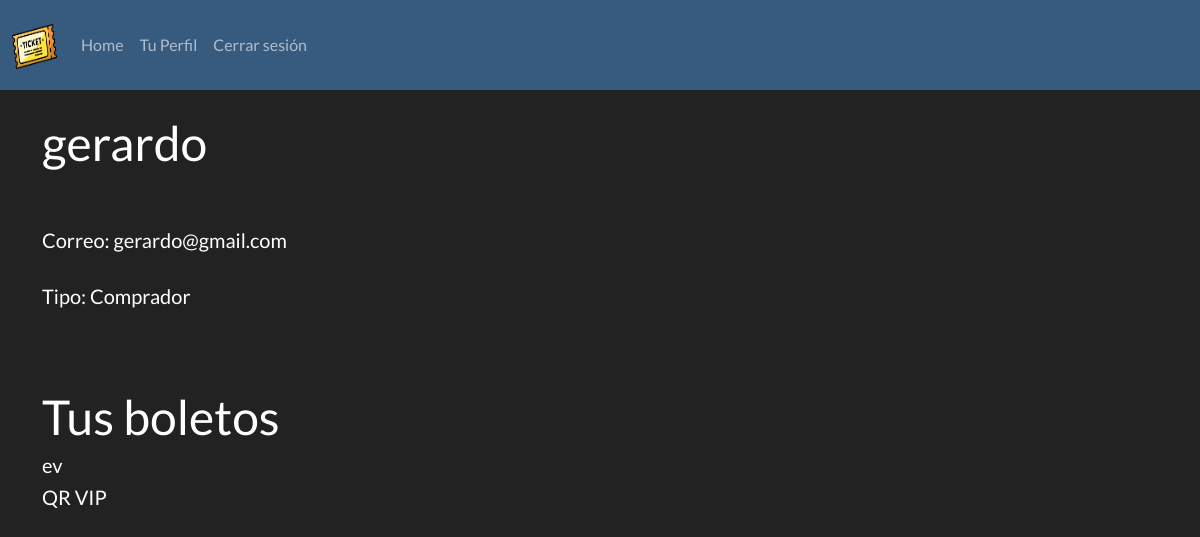
The page /user/gerardo (signed in) on the database its author committed.
### app/models.py (models this page shows, shortened)
class User(db.Model, UserMixin):
	id = db.Column(db.Integer, primary_key=True)
	nombre = db.Column(db.String(320), nullable=False)
	username = db.Column(db.String(25), unique=True, nullable=False)
	email = db.Column(db.String(320), unique=True, nullable=False)
	password = db.Column(db.String(25), nullable=False)
	eventos = db.relationship('Evento', backref='creator', lazy=True)
	@hybrid_property
	def tipo(self):
		if Administrador.query.filter_by(id=self.id).first():
			return "Administrador"
		elif Comprador.query.filter_by(id=self.id).first():
			return "Comprador"
		elif Organizador.query.filter_by(id=self.id).first():
			return "Organizador"
	@hybrid_property
	def boletos(self):
		boletos = BoletoVirtual.query.filter_by(user_id=self.id)
		boletos = BoletoPresencial.query.filter_by(user_id=self.id) if len(list(boletos)) == 0 else boletos
		return boletos

class Boleto(db.Model):
	id = db.Column(db.Integer, primary_key=True)
	user_id = db.Column(db.Integer, db.ForeignKey('user.id'))
	evento_id = db.Column(db.Integer, db.ForeignKey('evento_virtual.id'))
	fecha_compra = db.Column(db.DateTime, nullable=False, default=datetime.utcnow)
	@hybrid_property
	def boleto_impl(self):
		boleto = BoletoGeneralImpl.query.filter_by(id=self.id).first()
		return BoletoVIPImpl.query.filter_by(id=self.id).first() if boleto is None else boleto
	@hybrid_property
	def evento(self):
		return Evento.query.filter_by(id=self.evento_id).first()

class BoletoPresencial(Boleto):
	id = db.Column(db.Integer, db.ForeignKey('boleto.id'), primary_key=True)
	qr_entrada = db.Column(db.String(20), nullable=False)
	def mostrarAcceso(self):
		datos = self.boleto_impl.mostrarAccesoDev()
		return self.generarQREntrada(datos)
	def generarQREntrada(self, datos):
		return f"QR {datos}"

class Evento(db.Model):
	id = db.Column(db.Integer, primary_key=True)
	nombre = db.Column(db.String(320), nullable=False)
	descripcion = db.Column(db.Text)
	fecha = db.Column(db.DateTime, nullable=False)
	user_id = db.Column(db.Integer, db.ForeignKey('user.id'), nullable=False)
	precio_general = db.Column(db.Float)
	precio_vip = db.Column(db.Float)

### app/routes.py (the view)
@app.route('/user/<username>')
@login_required
def profile(username):
	user = User.query.filter_by(username=username).first_or_404()
	return render_template('profile.html', user=user)

### app/models.py (called while the page is built)
@login_manager.user_loader
def load_user(user_id):
	return User.query.get(int(user_id))

	def mostrarAccesoDev(self):
		return "VIP"

### app/templates/profile.html (shortened to what this page needs)
{% extends 'layout.html' %}
{% block body %}
<br>
	<h1>{{ user.username }}</h1>
	<br><br>
	<h5>Correo: {{ user.email }}</h5>
	<br>
	<h5>Tipo: {{ user.tipo }}</h5>
	<br>
<br>
<br>
	<h1>Tus boletos</h1>
	{% for boleto in user.boletos %}
		<h5>{{ boleto.evento.nombre }}</h5>
		<h5>{{ boleto.mostrarAcceso() }}</h5>
		<br>
	{% endfor %}
{% endblock %}

### rows shown on the page
User: username "gerardo", email "gerardo@gmail.com"
BoletoPresencial: evento.nombre "ev", mostrarAcceso "QR VIP"

### other values the page prints
{{ user.tipo }} "Comprador"
